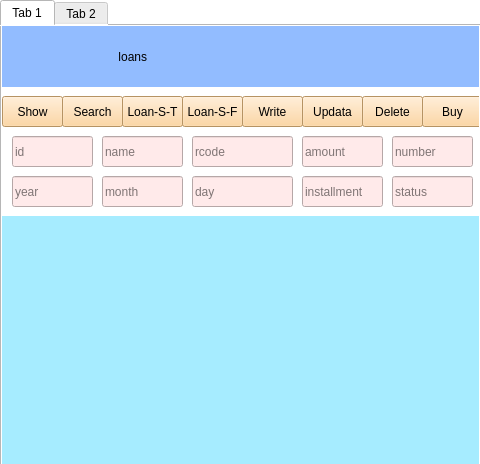
<?xml version="1.0" encoding="UTF-8"?>
<ui version="4.0">
 <class>bank</class>
 <widget class="QWidget" name="bank">
  <property name="geometry">
   <rect>
    <x>0</x>
    <y>0</y>
    <width>480</width>
    <height>464</height>
   </rect>
  </property>
  <property name="windowTitle">
   <string>bank</string>
  </property>
  <property name="styleSheet">
   <string notr="true">background-color: rgba(255, 255, 255, 1);</string>
  </property>
  <widget class="QTabWidget" name="tw1">
   <property name="geometry">
    <rect>
     <x>0</x>
     <y>0</y>
     <width>481</width>
     <height>471</height>
    </rect>
   </property>
   <property name="styleSheet">
    <string notr="true">background-color: rgb(139, 205, 255);
color: rgb(0, 0, 0);
background-color: rgb(255, 255, 255);</string>
   </property>
   <property name="currentIndex">
    <number>0</number>
   </property>
   <widget class="QWidget" name="loan">
    <attribute name="title">
     <string>Tab 1</string>
    </attribute>
    <widget class="QLabel" name="l1">
     <property name="geometry">
      <rect>
       <x>0</x>
       <y>0</y>
       <width>481</width>
       <height>61</height>
      </rect>
     </property>
     <property name="styleSheet">
      <string notr="true">font: 500 italic 22pt &quot;Yrsa Medium&quot;;
background-color: rgb(146, 188, 255);
</string>
     </property>
     <property name="text">
      <string>                                   loans</string>
     </property>
    </widget>
    <widget class="QPushButton" name="pb1">
     <property name="geometry">
      <rect>
       <x>60</x>
       <y>70</y>
       <width>61</width>
       <height>31</height>
      </rect>
     </property>
     <property name="styleSheet">
      <string notr="true">background-color: rgb(255, 206, 138);
color: rgb(0, 0, 0);</string>
     </property>
     <property name="text">
      <string>Search</string>
     </property>
    </widget>
    <widget class="QLineEdit" name="le1">
     <property name="geometry">
      <rect>
       <x>10</x>
       <y>110</y>
       <width>81</width>
       <height>31</height>
      </rect>
     </property>
     <property name="styleSheet">
      <string notr="true">background-color: rgb(255, 234, 234);
color: rgb(0, 0, 0);</string>
     </property>
     <property name="placeholderText">
      <string>id</string>
     </property>
    </widget>
    <widget class="QPushButton" name="pb2">
     <property name="geometry">
      <rect>
       <x>0</x>
       <y>70</y>
       <width>61</width>
       <height>31</height>
      </rect>
     </property>
     <property name="styleSheet">
      <string notr="true">
background-color: rgb(255, 206, 138);
color: rgb(0, 0, 0);</string>
     </property>
     <property name="text">
      <string>Show</string>
     </property>
    </widget>
    <widget class="QLineEdit" name="le2">
     <property name="geometry">
      <rect>
       <x>100</x>
       <y>110</y>
       <width>81</width>
       <height>31</height>
      </rect>
     </property>
     <property name="styleSheet">
      <string notr="true">color: rgb(0, 0, 0);background-color: rgb(255, 234, 234);</string>
     </property>
     <property name="placeholderText">
      <string>name</string>
     </property>
    </widget>
    <widget class="QPushButton" name="pb3">
     <property name="geometry">
      <rect>
       <x>120</x>
       <y>70</y>
       <width>61</width>
       <height>31</height>
      </rect>
     </property>
     <property name="styleSheet">
      <string notr="true">
background-color: rgb(255, 206, 138);
color: rgb(0, 0, 0);</string>
     </property>
     <property name="text">
      <string>Loan-S-T</string>
     </property>
    </widget>
    <widget class="QPushButton" name="pb4">
     <property name="geometry">
      <rect>
       <x>180</x>
       <y>70</y>
       <width>61</width>
       <height>31</height>
      </rect>
     </property>
     <property name="styleSheet">
      <string notr="true">
background-color: rgb(255, 206, 138);
color: rgb(0, 0, 0);</string>
     </property>
     <property name="text">
      <string>Loan-S-F</string>
     </property>
    </widget>
    <widget class="QPushButton" name="pb6">
     <property name="geometry">
      <rect>
       <x>240</x>
       <y>70</y>
       <width>61</width>
       <height>31</height>
      </rect>
     </property>
     <property name="styleSheet">
      <string notr="true">
background-color: rgb(255, 206, 138);
color: rgb(0, 0, 0);</string>
     </property>
     <property name="text">
      <string>Write</string>
     </property>
    </widget>
    <widget class="QPushButton" name="pb8">
     <property name="geometry">
      <rect>
       <x>300</x>
       <y>70</y>
       <width>61</width>
       <height>31</height>
      </rect>
     </property>
     <property name="styleSheet">
      <string notr="true">
background-color: rgb(255, 206, 138);
color: rgb(0, 0, 0);</string>
     </property>
     <property name="text">
      <string>Updata</string>
     </property>
    </widget>
    <widget class="QPushButton" name="pb7">
     <property name="geometry">
      <rect>
       <x>360</x>
       <y>70</y>
       <width>61</width>
       <height>31</height>
      </rect>
     </property>
     <property name="styleSheet">
      <string notr="true">
background-color: rgb(255, 206, 138);
color: rgb(0, 0, 0);</string>
     </property>
     <property name="text">
      <string>Delete</string>
     </property>
    </widget>
    <widget class="QPushButton" name="pb5">
     <property name="geometry">
      <rect>
       <x>420</x>
       <y>70</y>
       <width>61</width>
       <height>31</height>
      </rect>
     </property>
     <property name="styleSheet">
      <string notr="true">
background-color: rgb(255, 206, 138);
color: rgb(0, 0, 0);</string>
     </property>
     <property name="text">
      <string>Buy</string>
     </property>
    </widget>
    <widget class="QLabel" name="le3_2">
     <property name="geometry">
      <rect>
       <x>0</x>
       <y>190</y>
       <width>481</width>
       <height>251</height>
      </rect>
     </property>
     <property name="styleSheet">
      <string notr="true">background-color: rgb(166, 236, 255);
color: rgb(9, 9, 9);</string>
     </property>
     <property name="text">
      <string/>
     </property>
    </widget>
    <widget class="QLineEdit" name="le3">
     <property name="geometry">
      <rect>
       <x>190</x>
       <y>110</y>
       <width>101</width>
       <height>31</height>
      </rect>
     </property>
     <property name="styleSheet">
      <string notr="true">color: rgb(0, 0, 0);background-color: rgb(255, 234, 234);</string>
     </property>
     <property name="text">
      <string/>
     </property>
     <property name="placeholderText">
      <string>rcode</string>
     </property>
    </widget>
    <widget class="QLineEdit" name="le4">
     <property name="geometry">
      <rect>
       <x>300</x>
       <y>110</y>
       <width>81</width>
       <height>31</height>
      </rect>
     </property>
     <property name="styleSheet">
      <string notr="true">color: rgb(0, 0, 0);background-color: rgb(255, 234, 234);</string>
     </property>
     <property name="text">
      <string/>
     </property>
     <property name="placeholderText">
      <string>amount</string>
     </property>
    </widget>
    <widget class="QLineEdit" name="le5">
     <property name="geometry">
      <rect>
       <x>390</x>
       <y>110</y>
       <width>81</width>
       <height>31</height>
      </rect>
     </property>
     <property name="styleSheet">
      <string notr="true">color: rgb(0, 0, 0);background-color: rgb(255, 234, 234);</string>
     </property>
     <property name="text">
      <string/>
     </property>
     <property name="placeholderText">
      <string>number</string>
     </property>
    </widget>
    <widget class="QLineEdit" name="le6">
     <property name="geometry">
      <rect>
       <x>10</x>
       <y>150</y>
       <width>81</width>
       <height>31</height>
      </rect>
     </property>
     <property name="styleSheet">
      <string notr="true">color: rgb(0, 0, 0);background-color: rgb(255, 234, 234);</string>
     </property>
     <property name="text">
      <string/>
     </property>
     <property name="placeholderText">
      <string>year</string>
     </property>
    </widget>
    <widget class="QLineEdit" name="le7">
     <property name="geometry">
      <rect>
       <x>100</x>
       <y>150</y>
       <width>81</width>
       <height>31</height>
      </rect>
     </property>
     <property name="styleSheet">
      <string notr="true">color: rgb(0, 0, 0);background-color: rgb(255, 234, 234);</string>
     </property>
     <property name="text">
      <string/>
     </property>
     <property name="placeholderText">
      <string>month</string>
     </property>
    </widget>
    <widget class="QLineEdit" name="le8">
     <property name="geometry">
      <rect>
       <x>190</x>
       <y>150</y>
       <width>101</width>
       <height>31</height>
      </rect>
     </property>
     <property name="styleSheet">
      <string notr="true">color: rgb(0, 0, 0);background-color: rgb(255, 234, 234);</string>
     </property>
     <property name="text">
      <string/>
     </property>
     <property name="placeholderText">
      <string>day</string>
     </property>
    </widget>
    <widget class="QLineEdit" name="le9">
     <property name="geometry">
      <rect>
       <x>300</x>
       <y>150</y>
       <width>81</width>
       <height>31</height>
      </rect>
     </property>
     <property name="styleSheet">
      <string notr="true">color: rgb(0, 0, 0);background-color: rgb(255, 234, 234);</string>
     </property>
     <property name="text">
      <string/>
     </property>
     <property name="placeholderText">
      <string>installment</string>
     </property>
    </widget>
    <widget class="QLineEdit" name="le10">
     <property name="geometry">
      <rect>
       <x>390</x>
       <y>150</y>
       <width>81</width>
       <height>31</height>
      </rect>
     </property>
     <property name="styleSheet">
      <string notr="true">color: rgb(0, 0, 0);background-color: rgb(255, 234, 234);</string>
     </property>
     <property name="text">
      <string/>
     </property>
     <property name="placeholderText">
      <string>status</string>
     </property>
    </widget>
   </widget>
   <widget class="QWidget" name="account">
    <attribute name="title">
     <string>Tab 2</string>
    </attribute>
    <widget class="QLabel" name="l2">
     <property name="geometry">
      <rect>
       <x>0</x>
       <y>0</y>
       <width>491</width>
       <height>61</height>
      </rect>
     </property>
     <property name="styleSheet">
      <string notr="true">font: 500 italic 22pt &quot;Yrsa Medium&quot;;
background-color: rgb(146, 188, 255);
</string>
     </property>
     <property name="text">
      <string>                                  account</string>
     </property>
    </widget>
   </widget>
  </widget>
 </widget>
 <resources/>
 <connections/>
</ui>
